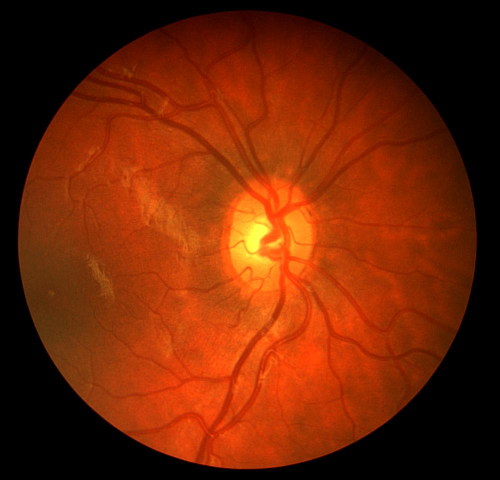
#> input picture central-system/backend/ml-pipeline/datasets/chasedb1/Image_03R.jpg, 999 x 960 px (shown at 1/2 size)
$ python test_preprocessing.py --image datasets/chasedb1/Image_03R.jpg
#> lines starting #> are read from the running program, lines starting #| are printed output that depends on the picture; after the words box and inside, x2 and y2 are one past the last pixel; in counts of white or black regions, pixels touching at a corner belong together
### central-system/backend/ml-pipeline/preprocessing/ben_graham.py
"""
ben_graham.py
=============
Ben Graham-style fundus image preprocessing for diabetic retinopathy models.

Reference: Ben Graham's Kaggle DR competition winning preprocessing approach.
Adapted for the SIH 2026 DR Screening pipeline (central-system grading pipeline).

Usage:
    from preprocessing.ben_graham import ben_graham_preprocess
    processed = ben_graham_preprocess(image, target_size=384)
"""

import cv2
import numpy as np


def ben_graham_preprocess(image: np.ndarray, target_size: int = 384) -> np.ndarray:
    """
    Apply Ben Graham-style preprocessing to a fundus photograph.

    Steps:
      1. Detect the circular retinal boundary using the green channel.
      2. Crop tightly to the bounding circle (removes black borders).
      3. Resize to target_size x target_size.
      4. Subtract a heavily-blurred Gaussian copy to boost local contrast
         (kernel size = largest odd integer <= target_size / 30).
         Formula:  out = clip(image * 4 - blurred * 4 + 128, 0, 255)

    Parameters
    ----------
    image : np.ndarray
        Input BGR fundus image, shape (H, W, 3), dtype uint8.
    target_size : int
        Output square side length in pixels. Default 384.

    Returns
    -------
    np.ndarray
        Preprocessed image, shape (target_size, target_size, 3), dtype uint8.
        Pixel values are in [0, 255].
    """
    if image is None or image.size == 0:
        raise ValueError("ben_graham_preprocess received an empty or None image.")
    if image.ndim != 3 or image.shape[2] != 3:
        raise ValueError(
            f"Expected a 3-channel BGR image, got shape {image.shape}."
        )

    # ------------------------------------------------------------------ #
    # Step 1: Detect the retinal circle and crop to it                    #
    # ------------------------------------------------------------------ #
    x, y, w, h = retinal_crop_box(image)
    cropped = image[y : y + h, x : x + w]

    # Guard against degenerate crops.
    if cropped.size == 0:
        cropped = image

    # ------------------------------------------------------------------ #
    # Step 2: Resize to target_size x target_size                         #
    # ------------------------------------------------------------------ #
    resized = cv2.resize(cropped, (target_size, target_size), interpolation=cv2.INTER_AREA)

    # ------------------------------------------------------------------ #
    # Step 3: Local contrast enhancement via Gaussian subtraction         #
    # ------------------------------------------------------------------ #
    # Kernel size proportional to target_size / 30, must be odd and >= 1.
    sigma = target_size / 30.0
    ksize = int(sigma) * 2 + 1  # Always odd
    ksize = max(ksize, 1)

    blurred = cv2.GaussianBlur(resized, (ksize, ksize), sigma)

    # Ben Graham formula: addWeighted handles the clip to [0,255].
    # out = clip(4 * resized - 4 * blurred + 128, 0, 255)
    enhanced = cv2.addWeighted(resized, 4, blurred, -4, 128)

    return enhanced


def retinal_crop_box(image: np.ndarray):
    """The bounding box of the retinal circle, as (x, y, w, h).

    This is step 1 of ben_graham_preprocess, factored out because several
    callers need the GEOMETRY of the crop, not the cropped pixels:

      - The Grad-CAM overlay redoes crop+resize without the contrast step, so
        the heatmap aligns to a recognisable retina rather than a
        contrast-stretched one.
      - The lesion models (M4, M5) run in this cropped space, while the
        localization model (M3) runs on a plain squished resize of the ORIGINAL
        image. Mapping the optic disc from one space into the other requires
        this box. Without it, M4's optic-disc masking -- which the model does
        not apply itself, the caller must -- would blank out the wrong region.

    It is factored out rather than reimplemented because it had already been
    copied once, and a second definition of "inside the retina" drifting from
    this one would move lesion coordinates silently: the masks would still look
    plausible and would be assigned to the wrong quadrants, which is exactly
    the input the ICDR rule engine grades on.

    Returns the full image's box when no contour is found.
    """
    # Work on the green channel — highest contrast for fundus images.
    gray = image[:, :, 1]

    # Threshold: any pixel brighter than 7 is considered "inside the retina".
    _, mask = cv2.threshold(gray, 7, 255, cv2.THRESH_BINARY)

    # Morphological closing to fill gaps, then find the bounding box.
    kernel = cv2.getStructuringElement(cv2.MORPH_ELLIPSE, (15, 15))
    mask = cv2.morphologyEx(mask, cv2.MORPH_CLOSE, kernel)

    contours, _ = cv2.findContours(mask, cv2.RETR_EXTERNAL, cv2.CHAIN_APPROX_SIMPLE)

    if not contours:
        # Fallback: the full image if no contour found.
        return 0, 0, image.shape[1], image.shape[0]

    # Use the largest contour — the retinal disc boundary.
    largest = max(contours, key=cv2.contourArea)
    x, y, w, h = cv2.boundingRect(largest)
    # Ensure we stay within image bounds.
    x = max(0, x)
    y = max(0, y)
    w = min(w, image.shape[1] - x)
    h = min(h, image.shape[0] - y)
    return x, y, w, h

### central-system/backend/ml-pipeline/preprocessing/clahe_enhance.py
"""
clahe_enhance.py
================
CLAHE (Contrast Limited Adaptive Histogram Equalization) enhancement
for fundus photographs, applied to the L channel in LAB color space.

Reused across vessel segmentation, lesion segmentation, and grading
training scripts in the SIH 2026 DR Screening pipeline.

Usage:
    from preprocessing.clahe_enhance import clahe_enhance
    enhanced = clahe_enhance(image, clip_limit=2.0)
"""

import cv2
import numpy as np


def clahe_enhance(image: np.ndarray, clip_limit: float = 2.0, tile_grid_size: tuple = (8, 8)) -> np.ndarray:
    """
    Apply CLAHE to the L (luminance) channel of a fundus image in LAB space.

    Converts BGR → LAB, applies CLAHE on L only (preserves colour fidelity),
    then converts back to BGR. This avoids the colour distortion caused by
    applying histogram equalization directly to RGB/BGR channels independently.

    Parameters
    ----------
    image : np.ndarray
        Input BGR fundus image, shape (H, W, 3), dtype uint8.
    clip_limit : float
        Threshold for contrast limiting. Higher values give more aggressive
        enhancement but increase noise amplification. Default 2.0.
    tile_grid_size : tuple of (int, int)
        Size of the grid for histogram equalization. Default (8, 8).

    Returns
    -------
    np.ndarray
        CLAHE-enhanced image, shape (H, W, 3), dtype uint8.
        Same spatial dimensions as the input.
    """
    if image is None or image.size == 0:
        raise ValueError("clahe_enhance received an empty or None image.")
    if image.ndim != 3 or image.shape[2] != 3:
        raise ValueError(
            f"Expected a 3-channel BGR image, got shape {image.shape}."
        )

    # Convert BGR → LAB
    lab = cv2.cvtColor(image, cv2.COLOR_BGR2LAB)

    # Split into L, A, B channels
    l_channel, a_channel, b_channel = cv2.split(lab)

    # Apply CLAHE to L channel only
    clahe = cv2.createCLAHE(clipLimit=clip_limit, tileGridSize=tile_grid_size)
    l_enhanced = clahe.apply(l_channel)

    # Merge back and convert to BGR
    lab_enhanced = cv2.merge([l_enhanced, a_channel, b_channel])
    enhanced = cv2.cvtColor(lab_enhanced, cv2.COLOR_LAB2BGR)

    return enhanced

### central-system/backend/ml-pipeline/test_preprocessing.py
"""
test_preprocessing.py
=====================
Visual sanity-check for ben_graham_preprocess and clahe_enhance.

Run from the ml-pipeline/ directory:
    python test_preprocessing.py --image <path_to_any_fundus_image.jpg>

If no --image is provided, the script creates a synthetic fundus-like test image
(green circle on black background) so you can confirm the pipeline runs end-to-end
even before the real datasets arrive.

Outputs (saved next to the script):
    test_output_original.png   — The raw input (or synthetic image)
    test_output_ben_graham.png — After Ben Graham preprocessing
    test_output_clahe.png      — After CLAHE enhancement
    test_output_both.png       — Ben Graham followed by CLAHE (the combined pipeline order)
"""

import argparse
import sys
import os
import numpy as np
import cv2

# Allow running from any cwd by adding ml-pipeline to sys.path
SCRIPT_DIR = os.path.dirname(os.path.abspath(__file__))
sys.path.insert(0, SCRIPT_DIR)

from preprocessing.ben_graham import ben_graham_preprocess
from preprocessing.clahe_enhance import clahe_enhance


# ------------------------------------------------------------------ #
# Synthetic fundus image generator (used when no real image provided) #
# ------------------------------------------------------------------ #

def make_synthetic_fundus(size: int = 512) -> np.ndarray:
    """
    Create a simple synthetic fundus-like image for pipeline testing.
    Green disc on black background with subtle radial gradient and noise.
    """
    img = np.zeros((size, size, 3), dtype=np.uint8)
    cx, cy, r = size // 2, size // 2, int(size * 0.45)

    # Radial gradient inside the disc (mimics fundus illumination falloff)
    Y, X = np.ogrid[:size, :size]
    dist = np.sqrt((X - cx) ** 2 + (Y - cy) ** 2).astype(np.float32)
    mask = dist <= r
    intensity = np.clip(1.0 - (dist / r) * 0.5, 0, 1)

    img[mask, 1] = (intensity[mask] * 180).astype(np.uint8)   # green channel
    img[mask, 0] = (intensity[mask] * 30).astype(np.uint8)    # blue channel
    img[mask, 2] = (intensity[mask] * 20).astype(np.uint8)    # red channel

    # Add some noise to make it more realistic
    noise = np.random.normal(0, 8, img.shape).astype(np.int16)
    img = np.clip(img.astype(np.int16) + noise, 0, 255).astype(np.uint8)

    # Simulate a few bright exudate-like spots
    for _ in range(5):
        sx = cx + np.random.randint(-r // 2, r // 2)
        sy = cy + np.random.randint(-r // 2, r // 2)
        cv2.circle(img, (sx, sy), np.random.randint(4, 12), (60, 200, 200), -1)

    return img


# ------------------------------------------------------------------ #
# Utility: make a side-by-side comparison image                       #
# ------------------------------------------------------------------ #

def side_by_side(images: list, labels: list, target_h: int = 400) -> np.ndarray:
    """Resize all images to target_h height and concatenate horizontally."""
    panels = []
    for img, label in zip(images, labels):
        h, w = img.shape[:2]
        new_w = int(w * target_h / h)
        resized = cv2.resize(img, (new_w, target_h))
        # Add label text
        cv2.putText(resized, label, (10, 30), cv2.FONT_HERSHEY_SIMPLEX,
                    0.8, (255, 255, 255), 2, cv2.LINE_AA)
        panels.append(resized)
    return np.concatenate(panels, axis=1)


# ------------------------------------------------------------------ #
# Main                                                                 #
# ------------------------------------------------------------------ #

def main():
    parser = argparse.ArgumentParser(description="Test preprocessing pipeline")
    parser.add_argument("--image", type=str, default=None,
                        help="Path to a fundus image. If omitted, uses a synthetic image.")
    parser.add_argument("--size", type=int, default=384,
                        help="Target size for Ben Graham preprocessing. Default 384.")
    parser.add_argument("--clip", type=float, default=2.0,
                        help="CLAHE clip limit. Default 2.0.")
    args = parser.parse_args()

    out_dir = SCRIPT_DIR  # Save outputs next to the script

    # ---- Load or generate input image ---- #
    if args.image:
        original = cv2.imread(args.image)
#> original is the input picture: shape (960, 999, 3); mean B, G, R 5.5, 37.3, 112.8
        if original is None:
            print(f"[ERROR] Could not read image at: {args.image}")
            sys.exit(1)
        print(f"[INFO] Loaded image: {args.image}  shape={original.shape}")
#| [INFO] Loaded image: datasets/chasedb1/Image_03R.jpg  shape=(960, 999, 3)
    else:
        print("[INFO] No image provided — generating synthetic fundus image for testing.")
        original = make_synthetic_fundus(size=512)

    # ---- Run preprocessing ---- #
    print(f"[INFO] Running ben_graham_preprocess (target_size={args.size})...")
    ben_graham_out = ben_graham_preprocess(original.copy(), target_size=args.size)
#> in retinal_crop_box, `gray = image[:, :, 1]`:
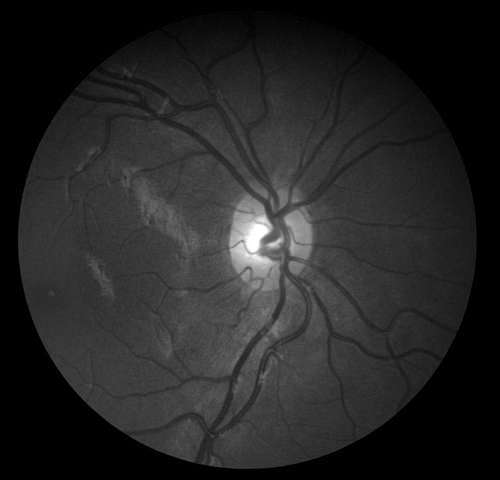
#> gray: shape (960, 999) (shown at 1/2 size); min 0, max 255, mean 37.3
#> in retinal_crop_box, `_, mask = cv2.threshold(gray, 7, 255, cv2.THRESH_BINARY)`: mask: shape (960, 999); 68.3% white; 93 black regions (87 under 20 px), largest, box (x1, y1, x2, y2) and area: (0, 0, 999, 960) 303376, (448, 38, 456, 48) 44, (632, 64, 647, 68) 38, (430, 42, 442, 49) 34, (622, 63, 629, 69) 23, (377, 45, 387, 50) 22
#> in retinal_crop_box, `mask = cv2.morphologyEx(mask, cv2.MORPH_CLOSE, kernel)`:
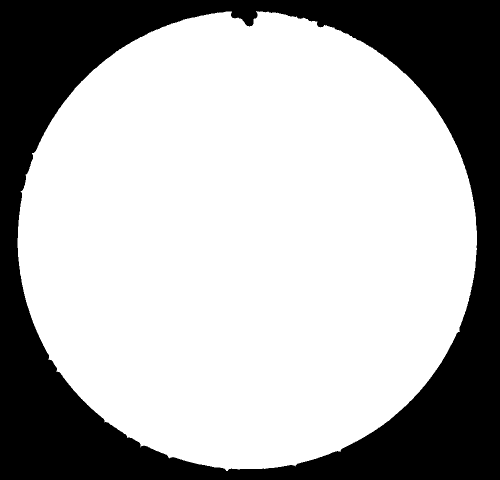
#> mask: shape (960, 999) (shown at 1/2 size); 68.8% white; 1 black region
#> in retinal_crop_box, `contours, _ = cv2.findContours(mask, cv2.RETR_EXTERNAL, cv2.CHAIN_APPR..`: contours = 1 contour; box (x1, y1, x2, y2) and area: (35, 22, 954, 942) 658706
#> in retinal_crop_box, `largest = max(contours, key=cv2.contourArea)`: largest = contour of 1341 points, box (x1, y1, x2, y2) (35, 22, 954, 942), area 658706
#> in retinal_crop_box, `x, y, w, h = cv2.boundingRect(largest)`: x = 35; y = 22; w = 919; h = 920
#> in ben_graham_preprocess, `x, y, w, h = retinal_crop_box(image)`: x = 35; y = 22; w = 919; h = 920
    print(f"       Output shape: {ben_graham_out.shape}")
#|        Output shape: (384, 384, 3)

    print(f"[INFO] Running clahe_enhance (clip_limit={args.clip}) on original...")
    clahe_out = clahe_enhance(original.copy(), clip_limit=args.clip)
#> in clahe_enhance, `lab = cv2.cvtColor(image, cv2.COLOR_BGR2LAB)`: lab: shape (960, 999, 3); mean of channels 0, 1, 2 67.8, 157.5, 160.5
#> in clahe_enhance, `l_channel, a_channel, b_channel = cv2.split(lab)`:
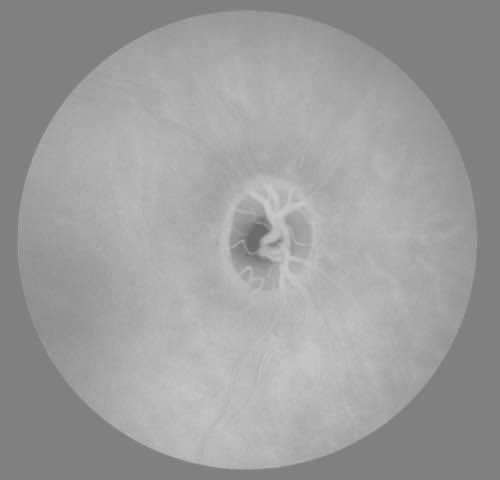
#> a_channel: shape (960, 999) (shown at 1/2 size); min 104, max 200, mean 157.5
#> in clahe_enhance, `lab_enhanced = cv2.merge([l_enhanced, a_channel, b_channel])`: lab_enhanced: shape (960, 999, 3); mean of channels 0, 1, 2 76.9, 157.5, 160.5
    print(f"       Output shape: {clahe_out.shape}")
#|        Output shape: (960, 999, 3)

    print("[INFO] Running combined: ben_graham → clahe...")
    both_out = clahe_enhance(ben_graham_out.copy(), clip_limit=args.clip)
#> call 2 of clahe_enhance, with clip_limit = 2, tile_grid_size = (8, 8)
#> in clahe_enhance (call 2), `lab = cv2.cvtColor(image, cv2.COLOR_BGR2LAB)`: lab: shape (384, 384, 3); mean of channels 0, 1, 2 137.4, 129.5, 128.3
#> in clahe_enhance (call 2), `l_enhanced = clahe.apply(l_channel)`:
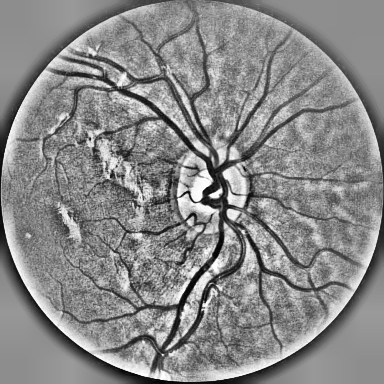
#> l_enhanced: shape (384, 384); min 1, max 255, mean 136.5
#> in clahe_enhance (call 2), `lab_enhanced = cv2.merge([l_enhanced, a_channel, b_channel])`: lab_enhanced: shape (384, 384, 3); mean of channels 0, 1, 2 136.5, 129.5, 128.3
    print(f"       Output shape: {both_out.shape}")
#|        Output shape: (384, 384, 3)

    # ---- Save individual outputs ---- #
    cv2.imwrite(os.path.join(out_dir, "test_output_original.png"), original)
    cv2.imwrite(os.path.join(out_dir, "test_output_ben_graham.png"), ben_graham_out)
    cv2.imwrite(os.path.join(out_dir, "test_output_clahe.png"), clahe_out)
    cv2.imwrite(os.path.join(out_dir, "test_output_both.png"), both_out)

    # ---- Save a side-by-side comparison ---- #
    # Resize clahe_out to same size as ben_graham_out for comparison
    clahe_resized = cv2.resize(clahe_out, (args.size, args.size))
    original_resized = cv2.resize(original, (args.size, args.size))
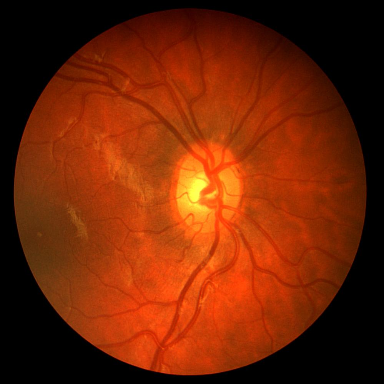
#> original_resized: shape (384, 384, 3); mean B, G, R 5.4, 37.2, 112.7
    comparison = side_by_side(
        [original_resized, ben_graham_out, clahe_resized, both_out],
        ["Original", "Ben Graham", "CLAHE", "Ben Graham + CLAHE"]
    )
#> the loop in side_by_side, `for img, label in zip(images, labels):` made 4 passes
#> after the loop in side_by_side, `for img, label in zip(images, labels):`:
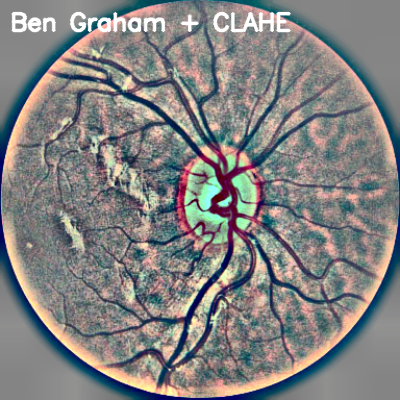
#> resized: shape (400, 400, 3); mean B, G, R 129.1, 129.5, 130
#> after the loop in side_by_side, `for img, label in zip(images, labels):`: panels = 4 items
#> in side_by_side, `return np.concatenate(panels, axis=1)`:
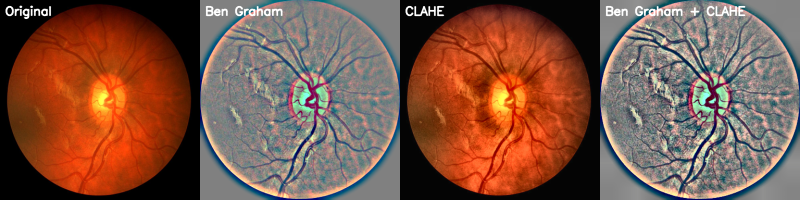
#> returned value: shape (400, 1600, 3) (shown at 1/2 size); mean of channels 0, 1, 2 70.5, 86.1, 124.3; drawn as B, G, R
    cv2.imwrite(os.path.join(out_dir, "test_output_comparison.png"), comparison)

    print("\n[DONE] Saved outputs:")
    for name in ["test_output_original.png", "test_output_ben_graham.png",
                 "test_output_clahe.png", "test_output_both.png",
                 "test_output_comparison.png"]:
        path = os.path.join(out_dir, name)
        size_kb = os.path.getsize(path) / 1024
        print(f"  {name}  ({size_kb:.1f} KB)")

    print("\n[INFO] Visual check: open test_output_comparison.png to see all four variants side by side.")


if __name__ == "__main__":
    main()
